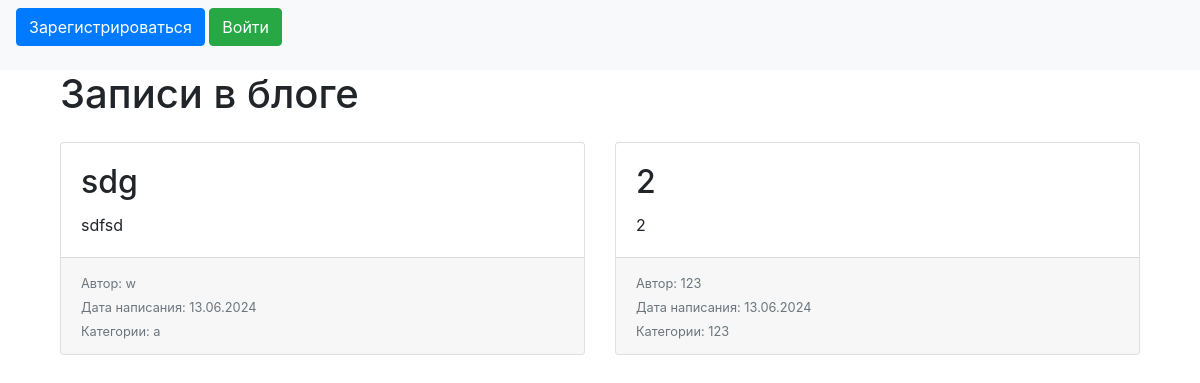
Before: / with the older database file.
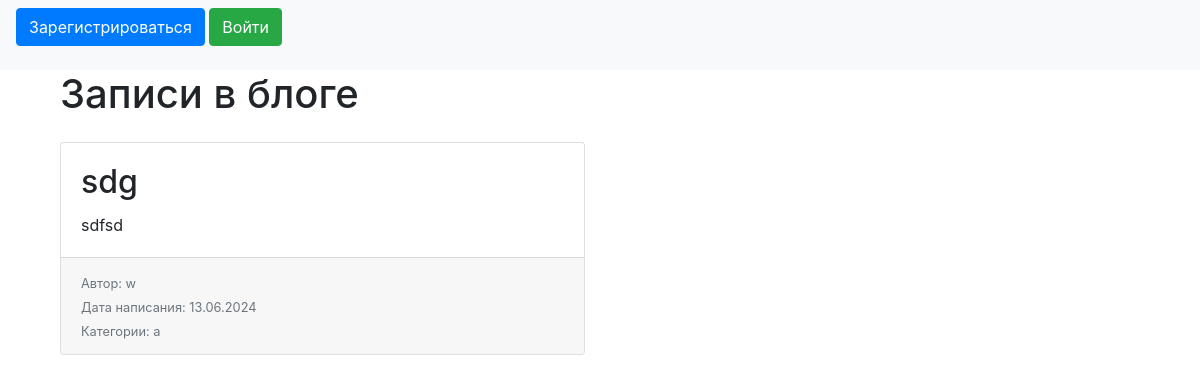
After: the same page with the newer database file.
### data/news.py (models this page shows)
class News(SqlAlchemyBase):
    __tablename__ = 'news'
    id = sqlalchemy.Column(sqlalchemy.Integer,primary_key=True, autoincrement=True)
    title = sqlalchemy.Column(sqlalchemy.String, nullable=True)
    content = sqlalchemy.Column(sqlalchemy.String, nullable=True)
    created_date = sqlalchemy.Column(sqlalchemy.DateTime,default=datetime.datetime.now)
    is_private = sqlalchemy.Column(sqlalchemy.Boolean, default=True)
    user_id = sqlalchemy.Column(sqlalchemy.Integer,sqlalchemy.ForeignKey("users.id"))
    user = orm.relationship('User')
    categories = orm.relationship("Category",secondary="association",backref="news")

### data/users.py (models this page shows, shortened)
class User(SqlAlchemyBase, UserMixin):
    __tablename__ = 'users' # чтобы обозначить, что User — не обычный класс, а именно класс модели, его необходимо унаследовать от объекта класса SqlAlchemyBase
    id = sqlalchemy.Column(sqlalchemy.Integer, primary_key=True, autoincrement=True)
    name = sqlalchemy.Column(sqlalchemy.String, nullable=True)
    about = sqlalchemy.Column(sqlalchemy.String, nullable=True)
    email = sqlalchemy.Column(sqlalchemy.String,index=True, unique=True, nullable=True)
    hashed_password = sqlalchemy.Column(sqlalchemy.String, nullable=True)
    created_date = sqlalchemy.Column(sqlalchemy.DateTime,default=datetime.datetime.now)
    news = orm.relationship("News", back_populates='user')

### data/category.py (models this page shows)
class Category(SqlAlchemyBase):
    __tablename__ = 'category'
    id = sqlalchemy.Column(sqlalchemy.Integer, primary_key=True,autoincrement=True)
    name = sqlalchemy.Column(sqlalchemy.String, nullable=True)

### main.py (the view)
@app.route("/")
def index():
    db_sess = db_session.create_session()
    if current_user.is_authenticated:
        news = db_sess.query(News).filter((News.user == current_user) | (News.is_private != True))
    else:
        news = db_sess.query(News).filter(News.is_private != True)
    return render_template("index.html", news=news)

### data/db_session.py (called while the page is built)
def create_session() -> Session: # нужна для получения сессии подключения к нашей базе данных
    global __factory
    return __factory()

### templates/index.html (shortened to what this page needs)
{% extends "base.html" %}
{% block content %}
<div class="container">
    <h1 class="mb-4">Записи в блоге</h1>
    <div class="row">
        {% for item in news %}
        <div class="col-md-6 mb-4">
            <div class="card h-100">
                <div class="card-body">
                    <h2 class="card-title">{{ item.title }}</h2>
                    <p class="card-text">{{ item.content }}</p>
                </div>
                <div class="card-footer">
                    <small class="text-muted">Автор: {{ item.user.name }}</small><br>
                    <small class="text-muted">Дата написания: {{ item.created_date.strftime('%d.%m.%Y') }}</small><br>
                    <small class="text-muted">Категории:
                        {% for category in item.categories %}
                            {{ category.name }}{% if not loop.last %}, {% endif %}
                        {% endfor %}
                    </small>
                </div>
            </div>
        </div>
        {% endfor %}
    </div>
</div>
{% endblock %}

### templates/base.html (shortened to what this page needs)
<!doctype html>
<html lang="en">
<head>
    <link rel="stylesheet" href="https://stackpath.bootstrapcdn.com/bootstrap/4.4.1/css/bootstrap.min.css"
>
</head>
<body>
    <header>
        <nav class="navbar navbar-light bg-light">
            {% if current_user.is_authenticated %}
            <a class="navbar-brand" href="/logout">{{ current_user.name }}</a>
            {% else %}
            <p>
                <a class="btn btn-primary " href="/register">Зарегистрироваться</a>
                <a class="btn btn-success" href="/login">Войти</a>
            </p>
            {% endif %}
        </nav>
    </header>
    <main role="main" class="container">
        {% block content %}{% endblock %}
    </main>
</body>
</html>

Changed rows visible on the page:
removed News: title "2", content "2", user.name "123", created_date "13.06.2024"
no longer on this page (row unchanged): Category: name "123", shown under "2"
